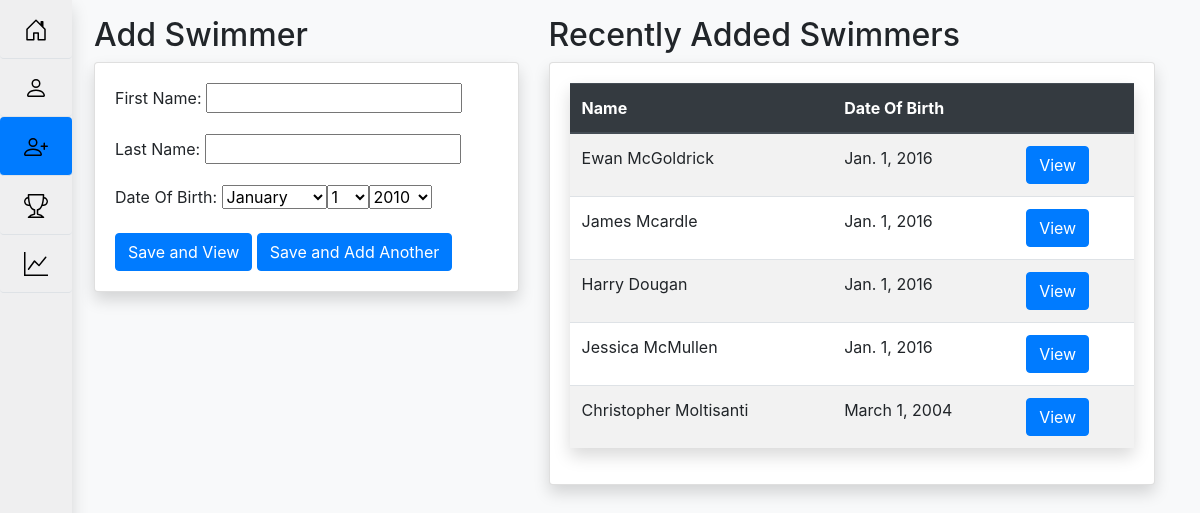
Page /swimmer/create/ on the committed database.
### home/models.py (models this page shows, shortened)
class Swimmer(models.Model):
    first_name = models.CharField('First Name',max_length=50)
    last_name = models.CharField('Last Name',max_length=50)
    dob = models.DateField("Date Of Birth", default = datetime.date(2010,1,1))
    def get_absolute_url(self):
        return(reverse('home:detail', kwargs={'pk':self.id}))

### home/views.py (the view, shortened to what this page needs)
# urls.py: path('swimmer/create/',views.SwimmerFormView.as_view(),name='add swimmer'),
class SwimmerFormView(generic.FormView):
    form_class=SwimmerForm
    template_name = 'home/add_swimmer.html'
    def get_context_data(self, **kwargs):
        context = super().get_context_data(**kwargs)
        context["prevAdded"] = Swimmer.objects.all().order_by('-id')[:5]
        return context

### home/forms.py
class SwimmerForm(forms.ModelForm):
    class Meta:
        model = Swimmer
        fields = "__all__"
        widgets = {
            'dob': forms.SelectDateWidget(years=range(2002,now.year-4))
        }

### home/templates/home/add_swimmer.html (shortened to what this page needs)
{%extends 'home/master.html'%}
{% load static %}
    {%block nav_item_add_swimmer%}active
    {%endblock %}
    {%block main%}
    <div class="container main">
        <div class="row">
            <div class="col-5 p-10">
                <h2>Add Swimmer</h1>
                    <div class="card shadow">
                        <div class="card-body">
                            <form method="post" action="">
                                {{ form.as_p }}
                                <button class="btn btn-primary" type="submit" value="view" name="view">Save and View</button>
                                <button class="btn btn-primary" type="submit" value="continue" name="continue">Save and Add Another</button>
                            </form>
                        </div>
                    </div>
            </div>
            <div class="col-7 p-10">
                <h2>Recently Added Swimmers</h1>
                    <div class="card shadow">
                        <div class="card-body table-responsive">
                            <table class="table table-striped shadow table-hover">
                                <thead class="thead-dark">
                                    <th scope="col">Name</th>
                                    <th scope="col">Date Of Birth</th>
                                    <th scope="col"></th>
                                </thead>
                                <tbody>
                                    {%for swimmer in prevAdded%}
                                    <tr>
                                        <td>
                                            {{swimmer.first_name}} {{swimmer.last_name}} </td>
                                        <td>
                                            {{swimmer.dob}} </td>
                                        <td>
                                            <a href="{{swimmer.get_absolute_url}}">
                                                <button type="button" class="btn btn-primary" href="">View</button>
                                            </a>
                                        </td>
                                    </tr>
                                    {%endfor%}
                                </tbody>
                            </table>
                        </div>
                    </div>
            </div>
        </div>
    </div>
    {%endblock%}

### home/static/home/css/style.css (style rules this page uses)
.main { padding-left: 4rem; padding-top: 1rem; }

### home/templates/home/master.html (style rules this page uses)
@media (min-width:769px) { .main { padding-left: 4rem !important; } }

### rows in the picture
Swimmer: first_name "Ewan", last_name "McGoldrick", dob "Jan. 1, 2016"
Swimmer: first_name "James", last_name "Mcardle", dob "Jan. 1, 2016"
Swimmer: first_name "Harry", last_name "Dougan", dob "Jan. 1, 2016"
Swimmer: first_name "Jessica", last_name "McMullen", dob "Jan. 1, 2016"
Swimmer: first_name "Christopher", last_name "Moltisanti", dob "March 1, 2004"
